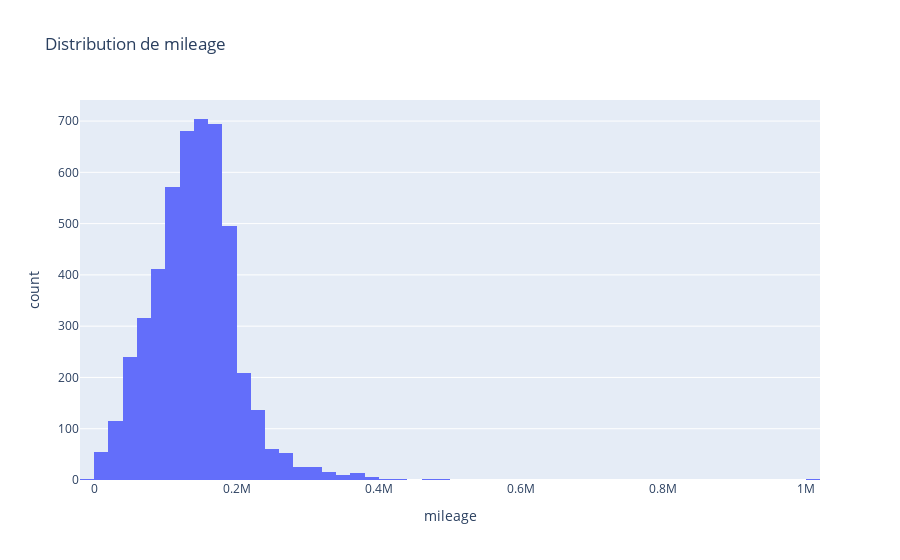
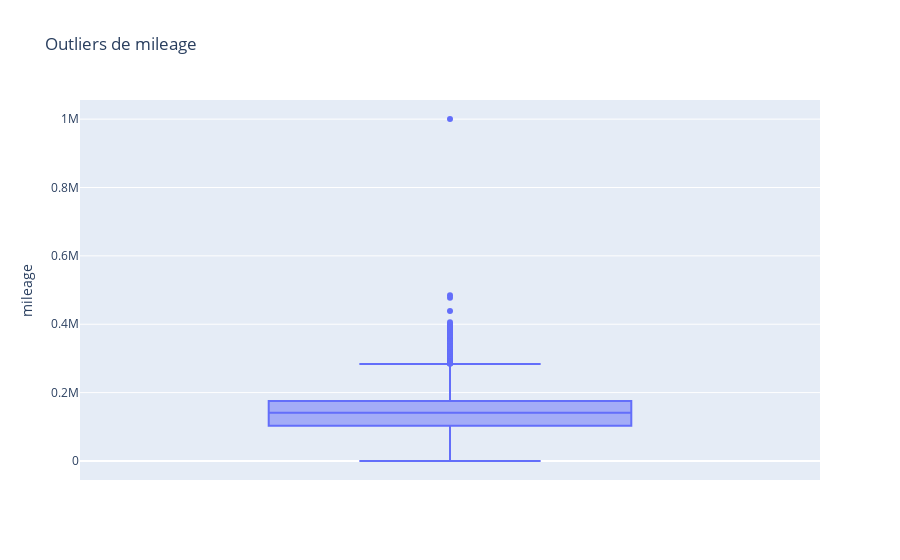
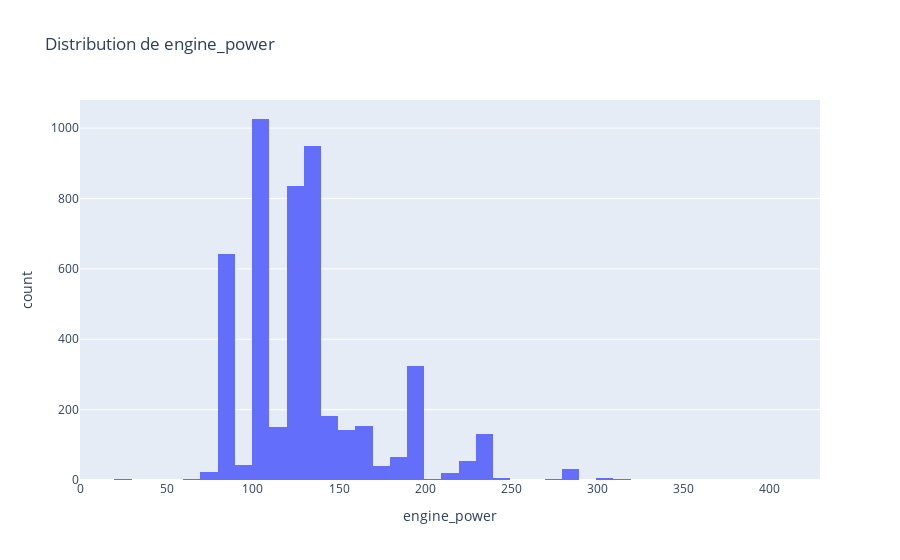
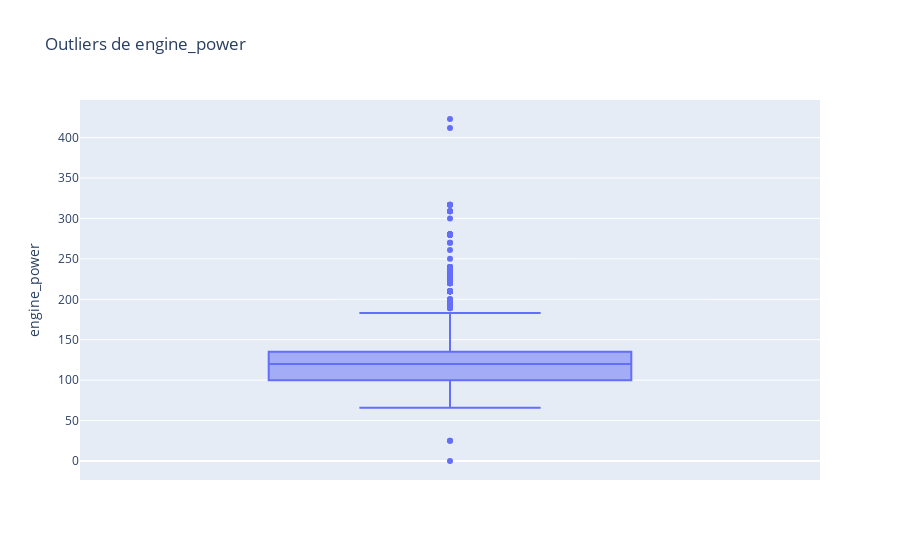

Here is the notebook cell these charts were saved with, in order:
### Markdown cell above
## Valeurs Numériques (mileage, engine_power)

### Code cell
for col in ["mileage", "engine_power"]:
    fig = px.histogram(df, x=col, nbins=70, title=f"Distribution de {col}")
    fig.show()
    fig = px.box(df, y=col, points="outliers", title=f"Outliers de {col}")
    fig.show()

# Quantiles num (aide pour cap outliers)
display(df[["mileage","engine_power"]].quantile([0.01,0.05,0.5,0.95,0.99]).T)

### Figure 1 — Plotly figure (JSON) as saved in the notebook; plotly's stock layout.template omitted (floating-point values rounded to 4 significant figures; data arrays with more than 128 entries replaced by an {"elided": "..."} marker saying what was removed)
{"data": [{"alignmentgroup": "True", "bingroup": "x", "hovertemplate": "mileage=%{x}<br>count=%{y}<extra></extra>", "legendgroup": "", "marker": {"color": "#636efa", "pattern": {"shape": ""}}, "name": "", "nbinsx": 70, "offsetgroup": "", "orientation": "v", "showlegend": false, "type": "histogram", "x": {"elided": "4843 int values"}, "xaxis": "x", "yaxis": "y"}], "layout": {"barmode": "relative", "legend": {"tracegroupgap": 0}, "title": {"text": "Distribution de mileage"}, "xaxis": {"anchor": "y", "domain": [0, 1], "title": {"text": "mileage"}}, "yaxis": {"anchor": "x", "domain": [0, 1], "title": {"text": "count"}}}}

### Figure 2 — Plotly figure (JSON) as saved in the notebook; plotly's stock layout.template omitted (floating-point values rounded to 4 significant figures; data arrays with more than 128 entries replaced by an {"elided": "..."} marker saying what was removed)
{"data": [{"alignmentgroup": "True", "boxpoints": "outliers", "hovertemplate": "mileage=%{y}<extra></extra>", "legendgroup": "", "marker": {"color": "#636efa"}, "name": "", "notched": false, "offsetgroup": "", "orientation": "v", "showlegend": false, "type": "box", "x0": " ", "xaxis": "x", "y": {"elided": "4843 int values"}, "y0": " ", "yaxis": "y"}], "layout": {"boxmode": "group", "legend": {"tracegroupgap": 0}, "title": {"text": "Outliers de mileage"}, "xaxis": {"anchor": "y", "domain": [0, 1]}, "yaxis": {"anchor": "x", "domain": [0, 1], "title": {"text": "mileage"}}}}

### Figure 3 — Plotly figure (JSON) as saved in the notebook; plotly's stock layout.template omitted (floating-point values rounded to 4 significant figures; data arrays with more than 128 entries replaced by an {"elided": "..."} marker saying what was removed)
{"data": [{"alignmentgroup": "True", "bingroup": "x", "hovertemplate": "engine_power=%{x}<br>count=%{y}<extra></extra>", "legendgroup": "", "marker": {"color": "#636efa", "pattern": {"shape": ""}}, "name": "", "nbinsx": 70, "offsetgroup": "", "orientation": "v", "showlegend": false, "type": "histogram", "x": {"elided": "4843 int values"}, "xaxis": "x", "yaxis": "y"}], "layout": {"barmode": "relative", "legend": {"tracegroupgap": 0}, "title": {"text": "Distribution de engine_power"}, "xaxis": {"anchor": "y", "domain": [0, 1], "title": {"text": "engine_power"}}, "yaxis": {"anchor": "x", "domain": [0, 1], "title": {"text": "count"}}}}

### Figure 4 — Plotly figure (JSON) as saved in the notebook; plotly's stock layout.template omitted (floating-point values rounded to 4 significant figures; data arrays with more than 128 entries replaced by an {"elided": "..."} marker saying what was removed)
{"data": [{"alignmentgroup": "True", "boxpoints": "outliers", "hovertemplate": "engine_power=%{y}<extra></extra>", "legendgroup": "", "marker": {"color": "#636efa"}, "name": "", "notched": false, "offsetgroup": "", "orientation": "v", "showlegend": false, "type": "box", "x0": " ", "xaxis": "x", "y": {"elided": "4843 int values"}, "y0": " ", "yaxis": "y"}], "layout": {"boxmode": "group", "legend": {"tracegroupgap": 0}, "title": {"text": "Outliers de engine_power"}, "xaxis": {"anchor": "y", "domain": [0, 1]}, "yaxis": {"anchor": "x", "domain": [0, 1], "title": {"text": "engine_power"}}}}
